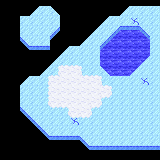

Rendered tile map (Tiled .tmx) drawn with the repository's tilesets; below, a short description and the full map source, tile grids included:
An orthogonal 16x16 tile map with 10x10 px tiles, 7 tile layers (water, ice and snow, snow border U, snow border R, ...).

<map version="1.10" tiledversion="1.10.1" orientation="orthogonal" renderorder="right-down" width="16" height="16" tilewidth="10" tileheight="10" infinite="0" nextlayerid="8" nextobjectid="1">
 <tileset firstgid="1" source="../../Tiles/thicket tiles.tsx" />
 <layer id="6" name="water" width="16" height="16">
  <data encoding="csv">
0,0,0,0,0,0,0,0,0,0,0,0,0,0,0,0,
0,0,0,0,0,0,0,0,0,0,0,0,0,0,0,0,
0,0,0,0,0,0,0,0,0,0,0,36,36,36,36,0,
0,0,0,0,0,0,0,0,0,0,36,36,36,36,36,36,
0,0,0,0,0,0,0,0,0,36,36,36,36,36,36,36,
0,0,0,0,0,0,0,0,0,36,36,36,36,36,36,36,
0,0,0,0,0,0,0,0,0,36,36,36,36,36,36,0,
0,0,0,0,0,0,0,0,0,0,36,36,36,36,36,0,
0,0,0,0,0,0,0,0,0,0,36,36,36,36,0,0,
0,0,0,0,0,0,0,0,0,0,0,0,0,0,0,0,
0,0,0,0,0,0,0,0,0,0,0,0,0,0,0,0,
0,0,0,0,0,0,0,0,0,0,0,0,0,0,0,0,
0,0,0,0,0,0,0,0,0,0,0,0,0,0,0,0,
0,0,0,0,0,0,0,0,0,0,0,0,0,0,0,0,
0,0,0,0,0,0,0,0,0,0,0,0,0,0,0,0,
0,0,0,0,0,0,0,0,0,0,0,0,0,0,0,0
</data>
 </layer>
 <layer id="1" name="ice and snow" width="16" height="16">
  <data encoding="csv">
0,0,0,0,0,0,0,0,0,0,0,0,0,0,0,0,
0,0,0,23,26,22,0,0,0,0,0,0,23,26,26,26,
0,0,26,26,26,26,0,0,0,0,23,26,26,27,26,26,
0,0,26,26,26,24,0,0,0,23,26,24,0,0,25,26,
0,0,25,26,26,0,0,0,23,26,24,0,0,0,0,26,
0,0,0,0,0,0,23,26,26,26,0,0,0,0,0,26,
0,0,0,0,0,23,26,26,26,26,0,0,0,0,23,26,
0,0,0,0,23,26,28,28,26,26,22,0,0,23,26,26,
0,0,23,26,26,28,28,28,28,28,26,26,26,26,27,26,
0,0,26,26,26,28,28,28,28,28,28,26,26,26,26,26,
0,0,26,26,26,28,28,28,28,28,26,26,26,26,26,26,
0,0,25,26,26,26,26,28,28,26,26,26,26,26,26,26,
0,0,0,25,26,26,26,27,26,26,26,26,26,26,26,26,
0,0,0,0,25,26,26,26,26,26,26,26,26,26,26,26,
0,0,0,0,0,0,0,0,25,26,26,26,26,26,26,26,
0,0,0,0,0,0,0,0,0,0,0,0,0,0,0,0
</data>
 </layer>
 <layer id="2" name="snow border U" width="16" height="16">
  <data encoding="csv">
0,0,0,0,0,0,0,0,0,0,0,0,0,0,0,0,
0,0,0,0,0,0,0,0,0,0,0,0,0,0,0,0,
0,0,0,0,0,0,0,0,0,0,0,0,0,0,0,0,
0,0,0,0,0,0,0,0,0,0,0,0,0,0,0,0,
0,0,0,0,0,0,0,0,0,0,0,0,0,0,0,0,
0,0,0,0,0,0,0,0,0,0,0,0,0,0,0,0,
0,0,0,0,0,0,29,29,0,0,0,0,0,0,0,0,
0,0,0,0,0,29,0,0,29,29,0,0,0,0,0,0,
0,0,0,0,0,0,0,0,0,0,29,0,0,0,0,0,
0,0,0,0,0,0,0,0,0,0,0,0,0,0,0,0,
0,0,0,0,0,0,0,0,0,0,0,0,0,0,0,0,
0,0,0,0,0,0,0,0,0,0,0,0,0,0,0,0,
0,0,0,0,0,0,0,0,0,0,0,0,0,0,0,0,
0,0,0,0,0,0,0,0,0,0,0,0,0,0,0,0,
0,0,0,0,0,0,0,0,0,0,0,0,0,0,0,0,
0,0,0,0,0,0,0,0,0,0,0,0,0,0,0,0
</data>
 </layer>
 <layer id="3" name="snow border R" width="16" height="16">
  <data encoding="csv">
0,0,0,0,0,0,0,0,0,0,0,0,0,0,0,0,
0,0,0,0,0,0,0,0,0,0,0,0,0,0,0,0,
0,0,0,0,0,0,0,0,0,0,0,0,0,0,0,0,
0,0,0,0,0,0,0,0,0,0,0,0,0,0,0,0,
0,0,0,0,0,0,0,0,0,0,0,0,0,0,0,0,
0,0,0,0,0,0,0,0,0,0,0,0,0,0,0,0,
0,0,0,0,0,0,0,0,0,0,0,0,0,0,0,0,
0,0,0,0,0,0,0,0,30,0,0,0,0,0,0,0,
0,0,0,0,0,0,0,0,0,0,30,0,0,0,0,0,
0,0,0,0,0,0,0,0,0,0,0,30,0,0,0,0,
0,0,0,0,0,0,0,0,0,0,30,0,0,0,0,0,
0,0,0,0,0,0,0,0,0,30,0,0,0,0,0,0,
0,0,0,0,0,0,0,0,0,0,0,0,0,0,0,0,
0,0,0,0,0,0,0,0,0,0,0,0,0,0,0,0,
0,0,0,0,0,0,0,0,0,0,0,0,0,0,0,0,
0,0,0,0,0,0,0,0,0,0,0,0,0,0,0,0
</data>
 </layer>
 <layer id="4" name="snow border D" width="16" height="16">
  <data encoding="csv">
0,0,0,0,0,0,0,0,0,0,0,0,0,0,0,0,
0,0,0,0,0,0,0,0,0,0,0,0,0,0,0,0,
0,0,0,0,0,0,0,0,0,0,0,0,0,0,0,0,
0,0,0,0,0,0,0,0,0,0,0,0,0,0,0,0,
0,0,0,0,0,0,0,0,0,0,0,0,0,0,0,0,
0,0,0,0,0,0,0,0,0,0,0,0,0,0,0,0,
0,0,0,0,0,0,0,0,0,0,0,0,0,0,0,0,
0,0,0,0,0,0,0,0,0,0,0,0,0,0,0,0,
0,0,0,0,0,0,0,0,0,0,0,0,0,0,0,0,
0,0,0,0,0,0,0,0,0,0,0,0,0,0,0,0,
0,0,0,0,0,0,0,0,0,0,32,0,0,0,0,0,
0,0,0,0,0,32,32,0,0,32,0,0,0,0,0,0,
0,0,0,0,0,0,0,32,32,0,0,0,0,0,0,0,
0,0,0,0,0,0,0,0,0,0,0,0,0,0,0,0,
0,0,0,0,0,0,0,0,0,0,0,0,0,0,0,0,
0,0,0,0,0,0,0,0,0,0,0,0,0,0,0,0
</data>
 </layer>
 <layer id="5" name="snow border L" width="16" height="16">
  <data encoding="csv">
0,0,0,0,0,0,0,0,0,0,0,0,0,0,0,0,
0,0,0,0,0,0,0,0,0,0,0,0,0,0,0,0,
0,0,0,0,0,0,0,0,0,0,0,0,0,0,0,0,
0,0,0,0,0,0,0,0,0,0,0,0,0,0,0,0,
0,0,0,0,0,0,0,0,0,0,0,0,0,0,0,0,
0,0,0,0,0,0,0,0,0,0,0,0,0,0,0,0,
0,0,0,0,0,0,0,0,0,0,0,0,0,0,0,0,
0,0,0,0,0,31,0,0,0,0,0,0,0,0,0,0,
0,0,0,0,31,0,0,0,0,0,0,0,0,0,0,0,
0,0,0,0,31,0,0,0,0,0,0,0,0,0,0,0,
0,0,0,0,31,0,0,0,0,0,0,0,0,0,0,0,
0,0,0,0,0,0,31,0,0,0,0,0,0,0,0,0,
0,0,0,0,0,0,0,0,0,0,0,0,0,0,0,0,
0,0,0,0,0,0,0,0,0,0,0,0,0,0,0,0,
0,0,0,0,0,0,0,0,0,0,0,0,0,0,0,0,
0,0,0,0,0,0,0,0,0,0,0,0,0,0,0,0
</data>
 </layer>
 <layer id="7" name="collision" width="16" height="16">
  <data encoding="csv">
37,37,37,37,37,37,37,37,37,37,37,37,37,37,37,37,
37,37,37,0,0,0,37,37,37,37,37,37,0,0,0,0,
37,37,0,0,0,0,37,37,37,37,0,0,0,0,0,0,
37,37,0,0,0,0,37,37,37,0,0,0,37,37,0,0,
37,37,0,0,0,37,37,37,0,0,0,37,37,37,37,0,
37,37,37,37,37,37,0,0,0,0,37,37,37,37,37,0,
37,37,37,37,37,0,0,0,0,0,37,37,37,37,0,0,
37,37,37,37,0,0,0,0,0,0,0,37,37,0,0,0,
37,37,0,0,0,0,0,0,0,0,0,0,0,0,0,0,
37,37,0,0,0,0,0,0,0,0,0,0,0,0,0,0,
37,37,0,0,0,0,0,0,0,0,0,0,0,0,0,0,
37,37,0,0,0,0,0,0,0,0,0,0,0,0,0,0,
37,37,37,0,0,0,0,0,0,0,0,0,0,0,0,0,
37,37,37,37,0,0,0,0,0,0,0,0,0,0,0,0,
37,37,37,37,37,37,37,37,0,0,0,0,0,0,0,0,
37,37,37,37,37,37,37,37,37,37,37,37,37,37,37,37
</data>
 </layer>
</map>
